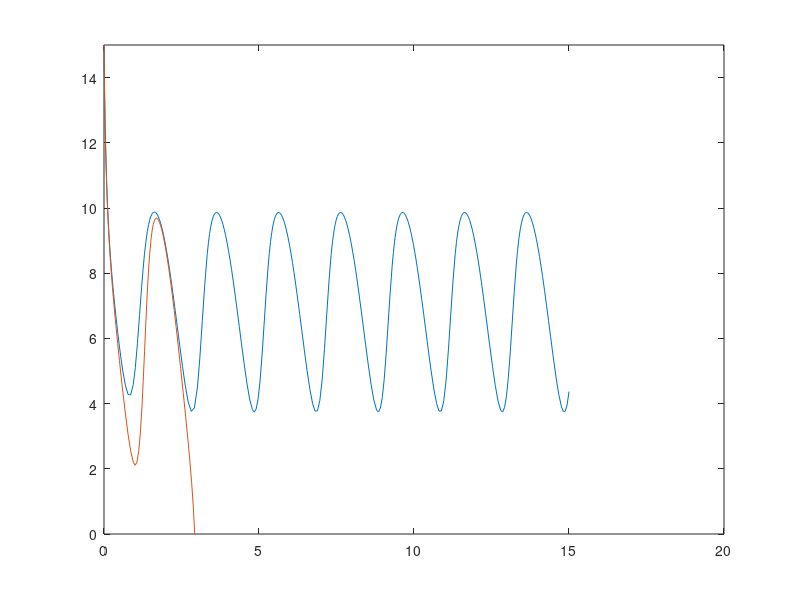

Write the MATLAB code that produced this figure.

%% Population model with harvesting
close all

P0 = 15;
k2 = 16;
tspan = [0, 15];

% Simulation with cyclic harvesting
DE = @(t, P) (10-P).*P - k2*(sin(pi*t) + 1);
[t, P1] = ode45(DE, tspan, P0);
plot(t, P1);
hold on;

DE = @(t, P) (10-P).*P - (k2+1)*(sin(pi*t) + 1);
[t, P1] = ode45(DE, tspan, P0);
plot(t, P1);
hold on;

ylim([0, P0]);
